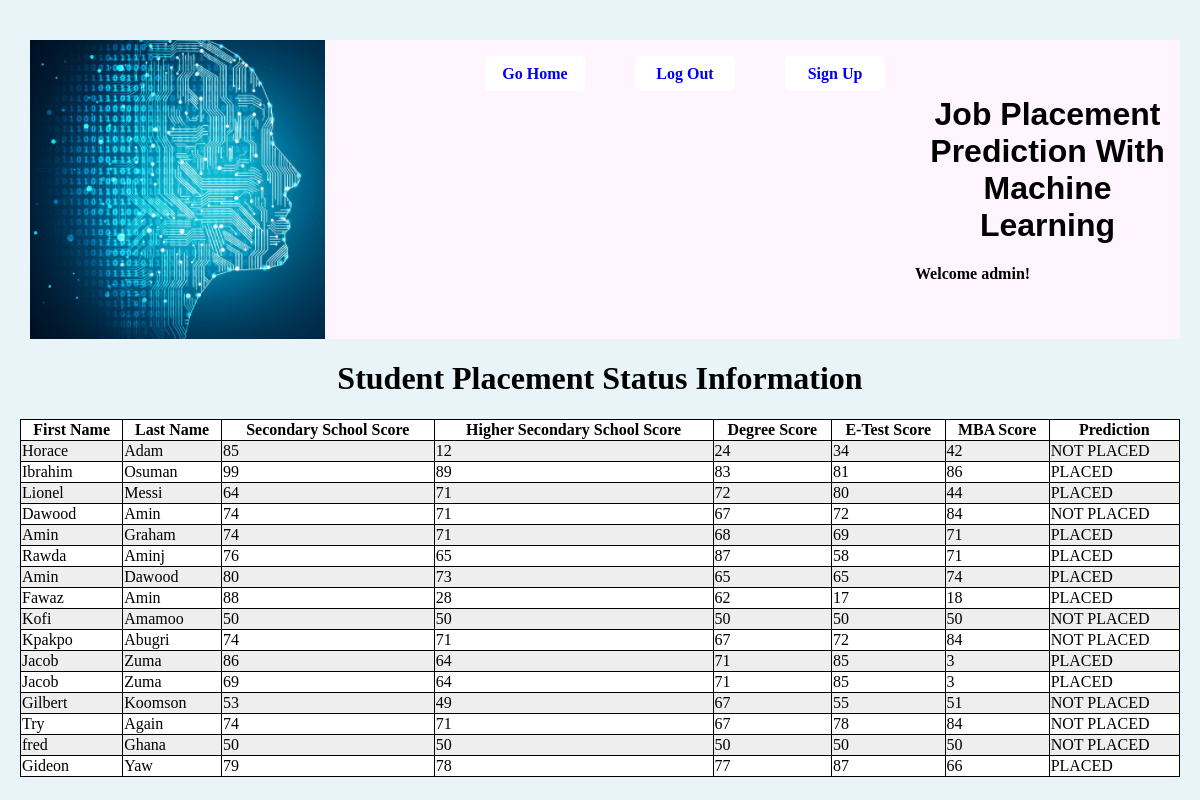
/students/list (signed in), run on an earlier commit of the app's database.
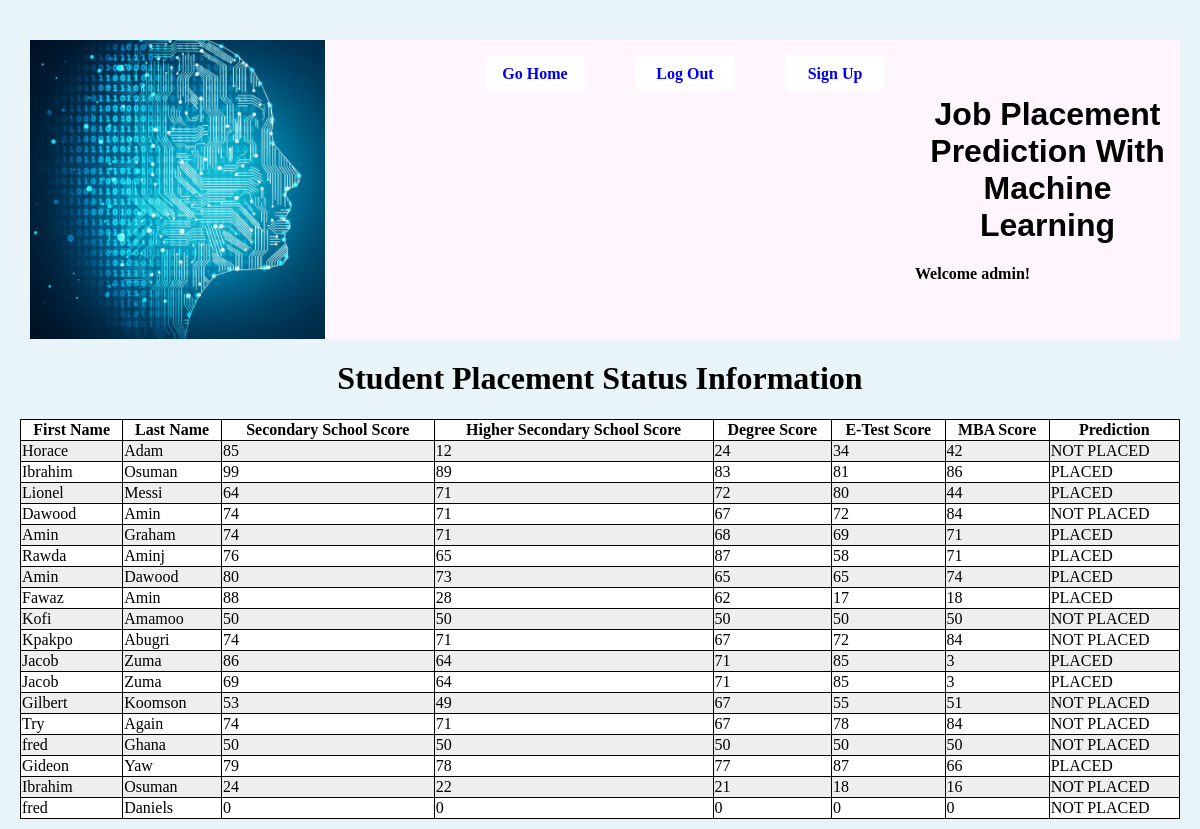
And on a later commit of the database.
### StatusApp/models.py (models this page shows, shortened)
class Placement(models.Model):
    first_name = models.CharField(max_length=10)
    last_name = models.CharField(max_length=10)
    sec_score=models.IntegerField("Secondary School Score",default=0)
    highSec_score=models.IntegerField("Higher Secondary School Score",default=0)
    degree_score=models.IntegerField("Degree Score",default=0)
    etest_score=models.IntegerField("Electronic Test Score",default=0)
    mba_score=models.IntegerField("MBA Score",default=0)
    Placement_status=models.CharField("Placement Status",max_length=20,editable=False, blank=True)

### StatusApp/views.py (the view)
# urls.py: path("students/list", views.PlacementList.as_view(), name="placementlist"),
class PlacementList(LoginRequiredMixin,ListView):
    model=Placement
    template_name="StatusApp/placement_list.html"

### StatusApp/templates/StatusApp/placement_list.html
{% extends 'StatusApp/base.html' %}
{% load static %}
{% block content %}
 <link rel="stylesheet" href="{% static 'StatusApp/list.css' %}">
<h1>Student Placement Status Information</h1>
<table>
  <tr>
    <th>First Name</th>
    <th>Last Name</th>
    <th>Secondary School Score</th>
    <th>Higher Secondary School Score</th>
    <th>Degree Score</th>
    <th>E-Test Score</th>
    <th>MBA Score</th>
    <th>Prediction</th>
  </tr>
  {% for student in placement_list %}
  <tr>
      <td>{{ student.first_name }}</td>
      <td>{{ student.last_name }}</td>
      <td>{{ student.sec_score }}</td>
      <td>{{ student.highSec_score }}</td>
      <td>{{ student.degree_score }}</td>
      <td>{{ student.etest_score }}</td>
      <td>{{ student.mba_score }}</td>
      <td>{{ student.Placement_status }}</td>
  </tr>
  {% endfor %}
</table>
{% endblock %}

### StatusApp/templates/StatusApp/base.html (shortened to what this page needs)
{% load static %}
<link rel="stylesheet" type="text/css" href="{% static 'StatusApp/base.css' %}">
   <div class="header">
    <img src="{% static 'StatusApp/Capture.png' %}" >
   {% if user.username %}
    <ul>
      <li><a href="{% url "home" %}">Go Home</a></li>
      <li><a class="logout-button" href="{% url "logout" %}">Log Out</a></li>
      <li> <a class="signup-button" href="{% url "signup" %}">Sign Up</a> </li>
    </ul>
  {% endif %}
  <div class="header-content">
    <h1 class="header-title">Job Placement Prediction With Machine Learning</h1>
    {% if user.username %}
    <h4 class="header-greet">Welcome {{ user.username }}!</h4>
    {% endif %}
  </div>
</div>
  {% block content %}
  {% endblock %}

### StatusApp/static/StatusApp/base.css (style rules this page uses)
.header { display: flex; flex-direction: row; background-color: #FFF5FF; margin-left: 10px; }
.header-title { margin-bottom: 0; font-family: 'Franklin Gothic Medium', 'Arial Narrow', Arial, sans-serif !important; }
.header-content { display: flex; flex-direction: column; margin-left: 30px; align-items: center; justify-content: center; }
.header-greet { width: 100%; }
ul { display:flex; margin-left: 70px; }
li { list-style: none; top: 100px; right: 15px; display: block; width: 80px; height: 15px; background: white; padding: 10px; text-align: center; border-radius: 5px; color: white; font-weight: bold; line-height: 15px; text-decoration: none; margin-left: 50px; }
a { text-decoration: none; }

### StatusApp/static/StatusApp/list.css (style rules this page uses)
table, th, td { border: 1px solid black; }
table { border-collapse: collapse; width: 100%; }
tr:nth-child(even) { background-color: #eee; }
tr:nth-child(odd) { background-color: #fff; }
h1 { text-align: center; }

What changed in the data, as far as the page shows it:
added Placement: first_name "Ibrahim", last_name "Osuman", sec_score "24", highSec_score "22", degree_score "21", etest_score "18", mba_score "16", Placement_status "NOT PLACED"
added Placement: first_name "fred", last_name "Daniels", sec_score "0", highSec_score "0", degree_score "0", etest_score "0", mba_score "0", Placement_status "NOT PLACED"
